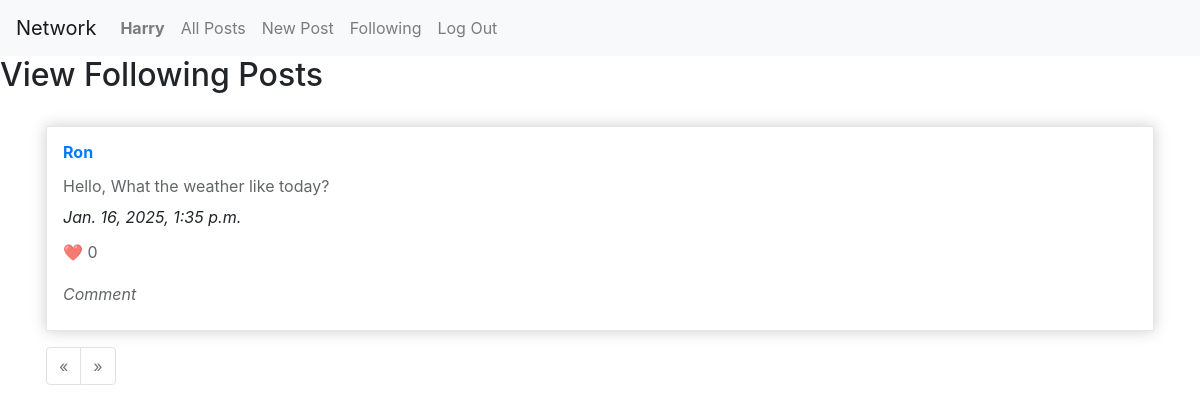
Page /following (signed in) on the committed database.
### network/models.py (models this page shows)
class User(AbstractUser):
    pass

class Post(models.Model):
    user = models.ForeignKey("User", on_delete=models.CASCADE, related_name="posts")
    content = models.TextField()
    date = models.DateTimeField(auto_now_add=True)
    likes = models.ManyToManyField("User", related_name="liked_posts", blank=True)
    like = models.IntegerField(blank=True, null=True)

### network/views.py (the view)
# urls.py: path("following", views.following, name="following"),
def following(request):
    current_user = request.user
    current_user_id = request.user.id
    posts = Post.objects.all().filter().order_by("-date")
    posts = Paginator(posts, 10)
    page_number = request.GET.get('page')
    posts = posts.get_page(page_number)
    posts_following = []
    for post in posts:
        if Follow.objects.filter(user=post.user, following=current_user).exists():
            posts_following.append(post)
    return render(request, "network/following.html", {
        "posts_following": posts_following
    })

### network/templates/network/following.html (shortened to what this page needs)
{% extends "network/layout.html" %}
{% load static %}
{% block body %}
  <h2>View Following Posts</h2>
  <div class="container">
      {% for post in posts_following %}
        <div class="card-post">
          <h3><a href="{% url 'profile' post.user %}">{{post.user}}</a></h3>
          <p>
            {{ post.content }}
          </p>
          <i>{{post.date}}</i>
          <p>❤️ 0</p>
          <p><i>Comment</i></p>
        </div>
      {% endfor %}
      <nav aria-label="Page navigation example">
        <ul class="pagination">
          {% if posts_following.has_previous %}
            <li class="page-item">
              <a class="page-link" href="?page={{ posts_following.previous_page_number }}" aria-label="Previous">
                <span aria-hidden="true">&laquo;</span>
              </a>
            </li>
          {% else %}
            <li class="page-item disabled">
              <a class="page-link" href="#" aria-label="Previous">
                <span aria-hidden="true">&laquo;</span>
              </a>
            </li>
          {% endif %}
          {% if posts_following.has_next %}
            <li class="page-item">
              <a class="page-link" href="?page={{ posts_following.next_page_number }}" aria-label="Next">
                <span aria-hidden="true">&raquo;</span>
              </a>
            </li>
          {% else %}
            <li class="page-item disabled">
              <a class="page-link" href="#" aria-label="Next">
                <span aria-hidden="true">&raquo;</span>
              </a>
            </li>
          {% endif %}
        </ul>
      </nav>
    </div>
  </div>
{% endblock %}

### network/templates/network/layout.html (shortened to what this page needs)
{% load static %}
<!DOCTYPE html>
<html lang="en">
    <head>
        <link rel="stylesheet" href="https://stackpath.bootstrapcdn.com/bootstrap/4.4.1/css/bootstrap.min.css">
        <link href="{% static 'network/styles.css' %}" rel="stylesheet">
    </head>
    <body>
        <nav class="navbar navbar-expand-lg navbar-light bg-light">
            <a class="navbar-brand" href="{% url 'index' %}">Network</a>
            <div>
              <ul class="navbar-nav mr-auto">
                {% if user.is_authenticated %}
                    <li class="nav-item">
                        <a class="nav-link" href="{% url 'index' %}"><strong>{{ user.username }}</strong></a>
                    </li>
                {% endif %}
                <li class="nav-item">
                  <a class="nav-link" href="{% url 'index' %}">All Posts</a>
                </li>
                {% if user.is_authenticated %}
                    <li class="nav-item">
                      <a class="nav-link" href="{% url 'new_post' %}">New Post</a>
                    </li>
                    <li class="nav-item">
                        <a class="nav-link" href="{% url 'following' %}">Following</a>
                    </li>
                    <li class="nav-item">
                        <a class="nav-link" href="{% url 'logout' %}">Log Out</a>
                    </li>
                {% endif %}
              </ul>
            </div>
          </nav>
        <div class="body">
            {% block body %}
            {% endblock %}
    </body>
</html>

### network/static/network/styles.css (style rules this page uses)
.container { max-width: auto; margin-top: 32px; padding: 0 16px; }
.card-post { margin-bottom: 16px; padding: 1em; overflow: hidden; height: auto; background: white; border: solid 1px #e6e6e6; box-shadow: 0 0 15px rgba(0,0,0,0.2); display: flex; flex-direction: column; }
.card-post h3 { font-size: 16px; font-weight: bold; margin: 0; }
.card-post p { font-size: 16px; line-height: 1.4; opacity: .7; margin-bottom: 8px; margin-top: 12px; }

### rows in the picture
User: username "Harry"
Post: user "Ron", content "Hello, What the weather like today?", date "Jan. 16, 2025, 1:35 p.m."
